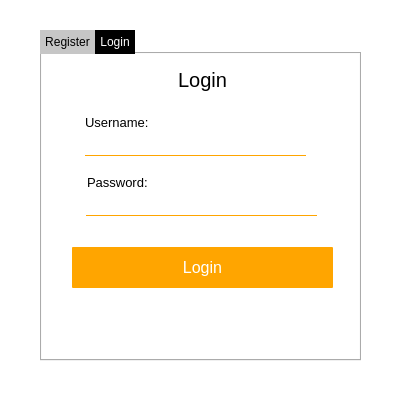
<?xml version="1.0" encoding="UTF-8"?>
<ui version="4.0">
 <class>MainWindow</class>
 <widget class="QMainWindow" name="MainWindow">
  <property name="geometry">
   <rect>
    <x>0</x>
    <y>0</y>
    <width>406</width>
    <height>409</height>
   </rect>
  </property>
  <property name="windowTitle">
   <string>Login</string>
  </property>
  <property name="styleSheet">
   <string notr="true">*{
}

QFrame
{
background: white;
border-radius: 1px;
}

#frame_2
{
}

QLineEdit
{
border:none ;
color: black;
border-bottom: 1px solid orange;

background: transparent;
}

QLabel
{
font-size: 13px;
color:  black;
}

#label_3
{
font-size: 20px;
color: #256aff;
}

QPushButton
{
border-radius: 1px;
font-size: 16px;
font-color: white;
}


QTabBar::tab 
{
	background-color: white;
	border-top-left-radius: 0px;
	border-top-right-radius: 0px;

	min-width: 8ex;
	padding: 5px;
}

QTabBar::tab:selected
 {
	color: white;
	background-color: black;
}

QTabBar::tab:!selected
 {
	margin-top: 0px;
	background: #c6c6c6;
	color: black
}

QTabWidget::tab-bar 
{
    alignment: center;
}
#label_7
{
font-size: 20px;
}</string>
  </property>
  <widget class="QWidget" name="centralwidget">
   <widget class="QFrame" name="frame_2">
    <property name="geometry">
     <rect>
      <x>-10</x>
      <y>-10</y>
      <width>430</width>
      <height>430</height>
     </rect>
    </property>
    <property name="styleSheet">
     <string notr="true"/>
    </property>
    <property name="frameShape">
     <enum>QFrame::StyledPanel</enum>
    </property>
    <property name="frameShadow">
     <enum>QFrame::Raised</enum>
    </property>
    <widget class="QTabWidget" name="tabWidget">
     <property name="geometry">
      <rect>
       <x>50</x>
       <y>40</y>
       <width>321</width>
       <height>331</height>
      </rect>
     </property>
     <property name="currentIndex">
      <number>1</number>
     </property>
     <widget class="QWidget" name="tab_2">
      <attribute name="title">
       <string>Register</string>
      </attribute>
      <widget class="QFrame" name="frame_3">
       <property name="geometry">
        <rect>
         <x>0</x>
         <y>0</y>
         <width>321</width>
         <height>301</height>
        </rect>
       </property>
       <property name="styleSheet">
        <string notr="true"/>
       </property>
       <property name="frameShape">
        <enum>QFrame::StyledPanel</enum>
       </property>
       <property name="frameShadow">
        <enum>QFrame::Raised</enum>
       </property>
       <widget class="QLineEdit" name="lineEdit_3">
        <property name="geometry">
         <rect>
          <x>50</x>
          <y>120</y>
          <width>221</width>
          <height>22</height>
         </rect>
        </property>
        <property name="text">
         <string/>
        </property>
        <property name="echoMode">
         <enum>QLineEdit::Password</enum>
        </property>
        <property name="placeholderText">
         <string/>
        </property>
       </widget>
       <widget class="QLineEdit" name="lineEdit_4">
        <property name="geometry">
         <rect>
          <x>50</x>
          <y>70</y>
          <width>221</width>
          <height>22</height>
         </rect>
        </property>
        <property name="styleSheet">
         <string notr="true"/>
        </property>
        <property name="text">
         <string/>
        </property>
        <property name="placeholderText">
         <string/>
        </property>
       </widget>
       <widget class="QLabel" name="label_5">
        <property name="geometry">
         <rect>
          <x>50</x>
          <y>50</y>
          <width>211</width>
          <height>16</height>
         </rect>
        </property>
        <property name="font">
         <font>
          <pointsize>-1</pointsize>
         </font>
        </property>
        <property name="styleSheet">
         <string notr="true"/>
        </property>
        <property name="text">
         <string>Enter username:</string>
        </property>
       </widget>
       <widget class="QLabel" name="label_6">
        <property name="geometry">
         <rect>
          <x>50</x>
          <y>100</y>
          <width>211</width>
          <height>16</height>
         </rect>
        </property>
        <property name="font">
         <font>
          <pointsize>-1</pointsize>
         </font>
        </property>
        <property name="text">
         <string>Enter password:</string>
        </property>
       </widget>
       <widget class="QPushButton" name="pushButton_2">
        <property name="geometry">
         <rect>
          <x>30</x>
          <y>212</y>
          <width>261</width>
          <height>41</height>
         </rect>
        </property>
        <property name="font">
         <font>
          <pointsize>-1</pointsize>
          <bold>false</bold>
         </font>
        </property>
        <property name="styleSheet">
         <string notr="true">background:  orange;
color: white;</string>
        </property>
        <property name="text">
         <string>Register</string>
        </property>
        <property name="checkable">
         <bool>true</bool>
        </property>
        <property name="flat">
         <bool>false</bool>
        </property>
       </widget>
       <widget class="QLabel" name="label_7">
        <property name="geometry">
         <rect>
          <x>0</x>
          <y>10</y>
          <width>321</width>
          <height>31</height>
         </rect>
        </property>
        <property name="font">
         <font>
          <pointsize>-1</pointsize>
         </font>
        </property>
        <property name="styleSheet">
         <string notr="true">background: transparent;
color: black;
</string>
        </property>
        <property name="text">
         <string>Register</string>
        </property>
        <property name="alignment">
         <set>Qt::AlignCenter</set>
        </property>
       </widget>
       <widget class="QLineEdit" name="lineEdit_5">
        <property name="geometry">
         <rect>
          <x>50</x>
          <y>168</y>
          <width>221</width>
          <height>22</height>
         </rect>
        </property>
        <property name="text">
         <string/>
        </property>
        <property name="echoMode">
         <enum>QLineEdit::Password</enum>
        </property>
        <property name="placeholderText">
         <string/>
        </property>
       </widget>
       <widget class="QLabel" name="label_9">
        <property name="geometry">
         <rect>
          <x>50</x>
          <y>148</y>
          <width>211</width>
          <height>16</height>
         </rect>
        </property>
        <property name="font">
         <font>
          <pointsize>-1</pointsize>
         </font>
        </property>
        <property name="text">
         <string>Repeat password:</string>
        </property>
       </widget>
       <widget class="QLabel" name="label_17">
        <property name="geometry">
         <rect>
          <x>0</x>
          <y>269</y>
          <width>321</width>
          <height>31</height>
         </rect>
        </property>
        <property name="text">
         <string/>
        </property>
        <property name="alignment">
         <set>Qt::AlignCenter</set>
        </property>
       </widget>
      </widget>
     </widget>
     <widget class="QWidget" name="tab">
      <attribute name="title">
       <string>Login</string>
      </attribute>
      <widget class="QFrame" name="frame">
       <property name="geometry">
        <rect>
         <x>0</x>
         <y>0</y>
         <width>321</width>
         <height>301</height>
        </rect>
       </property>
       <property name="styleSheet">
        <string notr="true"/>
       </property>
       <property name="frameShape">
        <enum>QFrame::StyledPanel</enum>
       </property>
       <property name="frameShadow">
        <enum>QFrame::Raised</enum>
       </property>
       <widget class="QLineEdit" name="lineEdit_2">
        <property name="geometry">
         <rect>
          <x>44</x>
          <y>140</y>
          <width>231</width>
          <height>22</height>
         </rect>
        </property>
        <property name="text">
         <string/>
        </property>
        <property name="echoMode">
         <enum>QLineEdit::Password</enum>
        </property>
        <property name="placeholderText">
         <string/>
        </property>
       </widget>
       <widget class="QLineEdit" name="lineEdit">
        <property name="geometry">
         <rect>
          <x>43</x>
          <y>80</y>
          <width>221</width>
          <height>22</height>
         </rect>
        </property>
        <property name="styleSheet">
         <string notr="true"/>
        </property>
        <property name="text">
         <string/>
        </property>
        <property name="placeholderText">
         <string/>
        </property>
       </widget>
       <widget class="QLabel" name="label_username">
        <property name="geometry">
         <rect>
          <x>43</x>
          <y>60</y>
          <width>101</width>
          <height>16</height>
         </rect>
        </property>
        <property name="font">
         <font>
          <pointsize>-1</pointsize>
         </font>
        </property>
        <property name="styleSheet">
         <string notr="true"/>
        </property>
        <property name="text">
         <string>Username:</string>
        </property>
       </widget>
       <widget class="QLabel" name="label_pass">
        <property name="geometry">
         <rect>
          <x>45</x>
          <y>120</y>
          <width>101</width>
          <height>16</height>
         </rect>
        </property>
        <property name="font">
         <font>
          <pointsize>-1</pointsize>
         </font>
        </property>
        <property name="text">
         <string>Password:</string>
        </property>
       </widget>
       <widget class="QPushButton" name="pushButton_login">
        <property name="geometry">
         <rect>
          <x>30</x>
          <y>193</y>
          <width>261</width>
          <height>41</height>
         </rect>
        </property>
        <property name="font">
         <font>
          <pointsize>-1</pointsize>
          <bold>false</bold>
         </font>
        </property>
        <property name="styleSheet">
         <string notr="true">background:  orange;
color: white;</string>
        </property>
        <property name="text">
         <string>Login</string>
        </property>
        <property name="checkable">
         <bool>true</bool>
        </property>
        <property name="flat">
         <bool>false</bool>
        </property>
       </widget>
       <widget class="QLabel" name="label_3">
        <property name="geometry">
         <rect>
          <x>0</x>
          <y>10</y>
          <width>321</width>
          <height>31</height>
         </rect>
        </property>
        <property name="font">
         <font>
          <pointsize>-1</pointsize>
         </font>
        </property>
        <property name="styleSheet">
         <string notr="true">background: transparent;
color: black;</string>
        </property>
        <property name="text">
         <string>Login</string>
        </property>
        <property name="alignment">
         <set>Qt::AlignCenter</set>
        </property>
       </widget>
       <widget class="QLabel" name="label_result">
        <property name="geometry">
         <rect>
          <x>0</x>
          <y>250</y>
          <width>321</width>
          <height>31</height>
         </rect>
        </property>
        <property name="styleSheet">
         <string notr="true">color: orange;</string>
        </property>
        <property name="text">
         <string/>
        </property>
        <property name="alignment">
         <set>Qt::AlignCenter</set>
        </property>
       </widget>
      </widget>
     </widget>
    </widget>
   </widget>
  </widget>
 </widget>
 <resources/>
 <connections/>
</ui>
